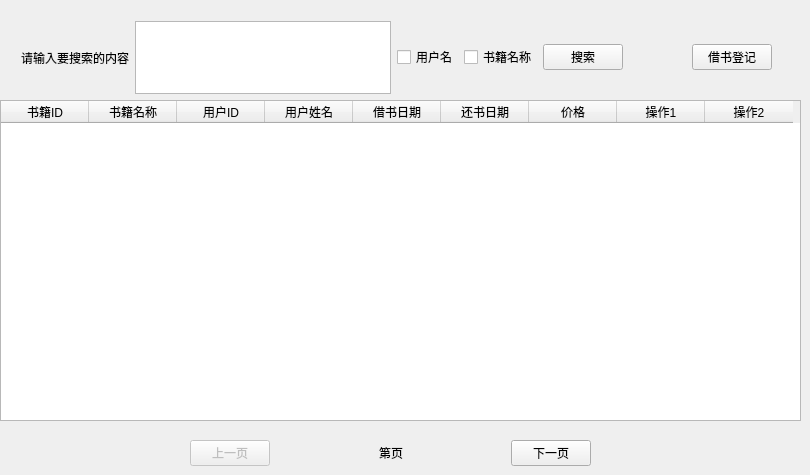
      <widget class="QWidget" name="administrator_borrow_page3">
       <widget class="QTableWidget" name="administrator_borrow_table_widget">
        <property name="geometry">
         <rect>
          <x>0</x>
          <y>100</y>
          <width>801</width>
          <height>321</height>
         </rect>
        </property>
        <attribute name="horizontalHeaderMinimumSectionSize">
         <number>25</number>
        </attribute>
        <attribute name="horizontalHeaderDefaultSectionSize">
         <number>88</number>
        </attribute>
        <attribute name="verticalHeaderMinimumSectionSize">
         <number>23</number>
        </attribute>
        <attribute name="verticalHeaderDefaultSectionSize">
         <number>30</number>
        </attribute>
        <column>
         <property name="text">
          <string>书籍ID</string>
         </property>
        </column>
        <column>
         <property name="text">
          <string>书籍名称</string>
         </property>
        </column>
        <column>
         <property name="text">
          <string>用户ID</string>
         </property>
        </column>
        <column>
         <property name="text">
          <string>用户姓名</string>
         </property>
        </column>
        <column>
         <property name="text">
          <string>借书日期</string>
         </property>
        </column>
        <column>
         <property name="text">
          <string>还书日期</string>
         </property>
        </column>
        <column>
         <property name="text">
          <string>价格</string>
         </property>
        </column>
        <column>
         <property name="text">
          <string>操作1</string>
         </property>
        </column>
        <column>
         <property name="text">
          <string>操作2</string>
         </property>
        </column>
       </widget>
       <widget class="QWidget" name="layoutWidget_11">
        <property name="geometry">
         <rect>
          <x>190</x>
          <y>440</y>
          <width>401</width>
          <height>26</height>
         </rect>
        </property>
        <layout class="QHBoxLayout" name="horizontalLayout_17">
         <item>
          <widget class="QPushButton" name="administrator_borrow_pre_btn">
           <property name="enabled">
            <bool>false</bool>
           </property>
           <property name="text">
            <string>上一页</string>
           </property>
          </widget>
         </item>
         <item>
          <spacer name="horizontalSpacer_29">
           <property name="orientation">
            <enum>Qt::Horizontal</enum>
           </property>
           <property name="sizeHint" stdset="0">
            <size>
             <width>40</width>
             <height>20</height>
            </size>
           </property>
          </spacer>
         </item>
         <item>
          <widget class="QLabel" name="administrator_borrow_page_num_lable">
           <property name="text">
            <string>第页</string>
           </property>
          </widget>
         </item>
         <item>
          <spacer name="horizontalSpacer_30">
           <property name="orientation">
            <enum>Qt::Horizontal</enum>
           </property>
           <property name="sizeHint" stdset="0">
            <size>
             <width>40</width>
             <height>20</height>
            </size>
           </property>
          </spacer>
         </item>
         <item>
          <widget class="QPushButton" name="administrator_borrow_next_btn">
           <property name="text">
            <string>下一页</string>
           </property>
          </widget>
         </item>
        </layout>
       </widget>
       <widget class="QWidget" name="layoutWidget_12">
        <property name="geometry">
         <rect>
          <x>21</x>
          <y>21</y>
          <width>751</width>
          <height>73</height>
         </rect>
        </property>
        <layout class="QHBoxLayout" name="horizontalLayout_18">
         <item>
          <widget class="QLabel" name="administrator_borrow_text_lable">
           <property name="text">
            <string>请输入要搜索的内容</string>
           </property>
           <property name="buddy">
            <cstring>search_text_edit</cstring>
           </property>
          </widget>
         </item>
         <item>
          <widget class="QPlainTextEdit" name="administrator_borrow_text_edit"/>
         </item>
         <item>
          <widget class="QCheckBox" name="administrator_borrow_user_login_name_check_box">
           <property name="text">
            <string>用户名</string>
           </property>
          </widget>
         </item>
         <item>
          <widget class="QCheckBox" name="administrator_borrow_book_name_check_box">
           <property name="text">
            <string>书籍名称</string>
           </property>
          </widget>
         </item>
         <item>
          <widget class="QPushButton" name="administrator_borrow_do_search_btn">
           <property name="text">
            <string>搜索</string>
           </property>
          </widget>
         </item>
         <item>
          <spacer name="horizontalSpacer_13">
           <property name="orientation">
            <enum>Qt::Horizontal</enum>
           </property>
           <property name="sizeHint" stdset="0">
            <size>
             <width>40</width>
             <height>20</height>
            </size>
           </property>
          </spacer>
         </item>
         <item>
          <widget class="QPushButton" name="administrator_borrow_sign_btn">
           <property name="text">
            <string>借书登记</string>
           </property>
          </widget>
         </item>
        </layout>
       </widget>
      </widget>
